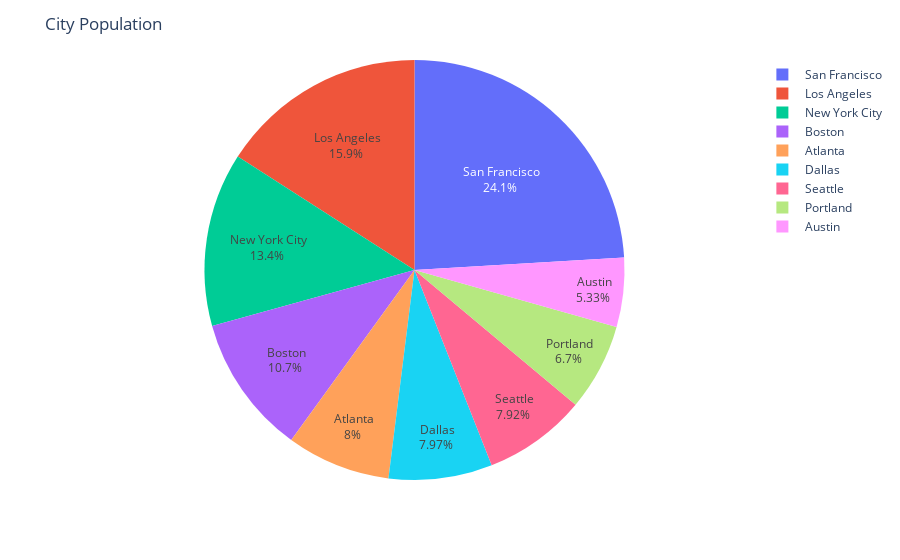

Notebook code cell kept with this figure:
### Code cell
fig = px.pie(all_data_cite, values=all_data_cite['city'], names=all_data_cite.index)
fig.update_traces(textposition='inside', textinfo='percent+label')
fig.update_layout(title='City Population')
fig.show()

### Figure 1 — Plotly figure (JSON) as saved in the notebook; plotly's stock layout.template omitted (floating-point values rounded to 4 significant figures)
{"data": [{"domain": {"x": [0, 1], "y": [0, 1]}, "hovertemplate": "index=%{label}<br>city=%{value}<extra></extra>", "labels": [" San Francisco", " Los Angeles", " New York City", " Boston", " Atlanta", " Dallas", " Seattle", " Portland", " Austin"], "legendgroup": "", "name": "", "showlegend": true, "textinfo": "percent+label", "textposition": "inside", "type": "pie", "values": [44732, 29605, 24876, 19934, 14881, 14820, 14732, 12465, 9905]}], "layout": {"legend": {"tracegroupgap": 0}, "margin": {"t": 60}, "title": {"text": "City Population"}}}
